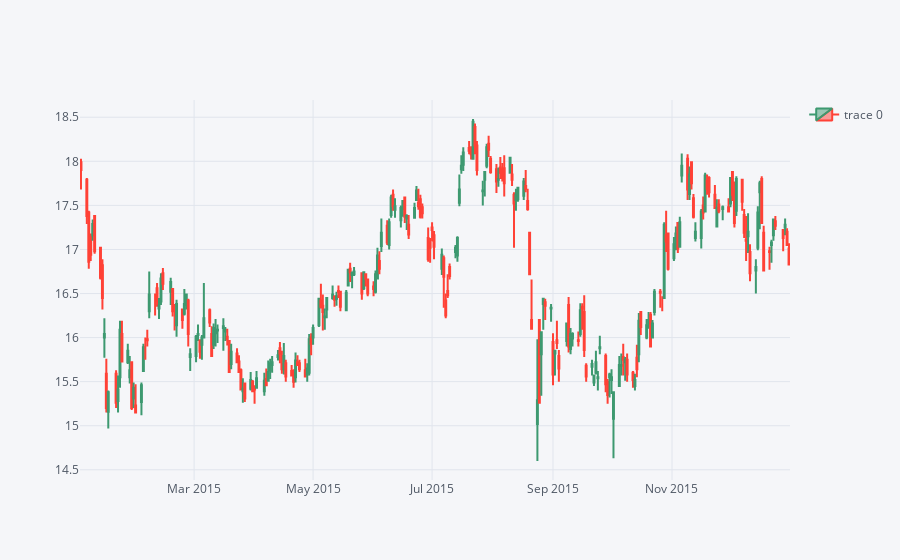

Source (notebook cell):
### Markdown cell above
## candle plot of Bank of America's stock from Jan 1st 2015 to Jan 1st 2016

### Code cell
boa_xs = bank_stocks.xs('BAC',axis=1,level='Bank Ticker')
#.iplot(kind='candle',legend=True)
boa_xs[boa_xs.index.year == 2015].iplot(kind='candle',legend=True)

### Figure 1 — Plotly figure (JSON) as saved in the notebook; plotly's stock layout.template omitted (floating-point values rounded to 4 significant figures; data arrays with more than 128 entries replaced by an {"elided": "..."} marker saying what was removed)
{"data": [{"close": {"elided": "252 float values"}, "high": {"elided": "252 float values"}, "low": {"elided": "252 float values"}, "open": {"elided": "252 float values"}, "showlegend": true, "type": "candlestick", "x": {"elided": "252 str values"}, "yaxis": "y2"}], "layout": {"legend": {"bgcolor": "#F5F6F9", "font": {"color": "#4D5663"}}, "paper_bgcolor": "#F5F6F9", "plot_bgcolor": "#F5F6F9", "showlegend": true, "title": {"font": {"color": "#4D5663"}}, "xaxis": {"gridcolor": "#E1E5ED", "rangeslider": {"visible": false}, "showgrid": true, "tickfont": {"color": "#4D5663"}, "title": {"font": {"color": "#4D5663"}, "text": ""}, "zerolinecolor": "#E1E5ED"}, "yaxis": {"gridcolor": "#E1E5ED", "showgrid": true, "showticklabels": false, "tickfont": {"color": "#4D5663"}, "title": {"font": {"color": "#4D5663"}, "text": ""}, "zerolinecolor": "#E1E5ED"}, "yaxis2": {"gridcolor": "#E1E5ED", "showgrid": true, "tickfont": {"color": "#4D5663"}, "title": {"font": {"color": "#4D5663"}, "text": ""}, "zerolinecolor": "#E1E5ED"}}}
